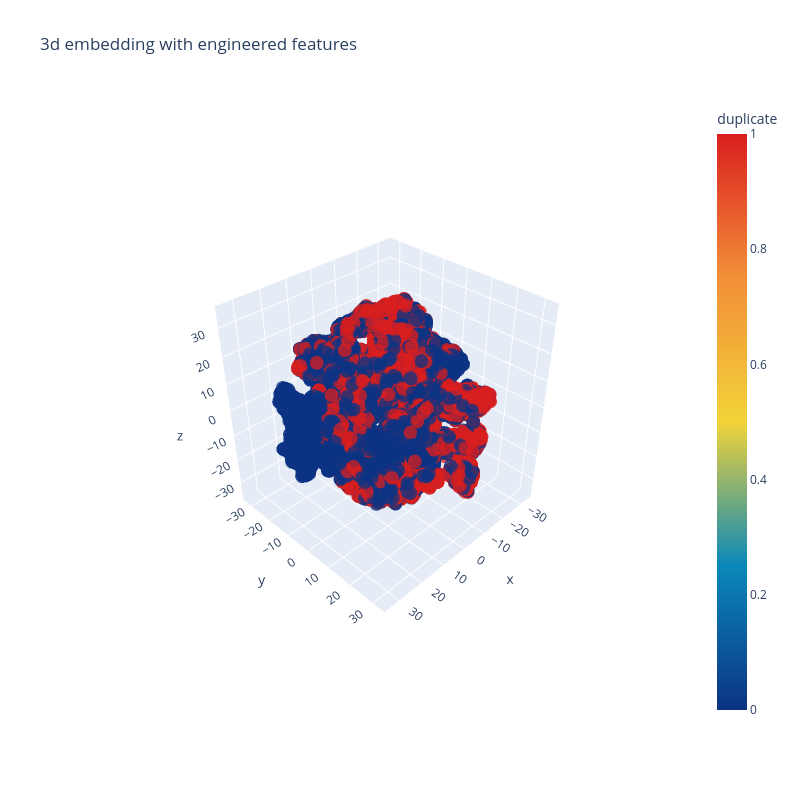

Notebook code cell kept with this figure:
### Code cell
import plotly.graph_objs as go
import plotly.tools as tls
import plotly.offline as py
py.init_notebook_mode(connected=True)

trace1 = go.Scatter3d(
    x=tsne3d[:,0],
    y=tsne3d[:,1],
    z=tsne3d[:,2],
    mode='markers',
    marker=dict(
        sizemode='diameter',
        color = y,
        colorscale = 'Portland',
        colorbar = dict(title = 'duplicate'),
        line=dict(color='rgb(255, 255, 255)'),
        opacity=0.75
    )
)

data=[trace1]
layout=dict(height=800, width=800, title='3d embedding with engineered features')
fig=dict(data=data, layout=layout)
py.iplot(fig, filename='3DBubble')

### Figure 1 — Plotly figure (JSON) as saved in the notebook; plotly's stock layout.template omitted (floating-point values rounded to 4 significant figures; data arrays with more than 128 entries replaced by an {"elided": "..."} marker saying what was removed)
{"data": [{"marker": {"color": {"elided": "40000 int values"}, "colorbar": {"title": {"text": "duplicate"}}, "colorscale": [[0, "rgb(12,51,131)"], [0.25, "rgb(10,136,186)"], [0.5, "rgb(242,211,56)"], [0.75, "rgb(242,143,56)"], [1, "rgb(217,30,30)"]], "line": {"color": "rgb(255, 255, 255)"}, "opacity": 0.75, "sizemode": "diameter"}, "mode": "markers", "type": "scatter3d", "x": {"elided": "40000 float values"}, "y": {"elided": "40000 float values"}, "z": {"elided": "40000 float values"}}], "layout": {"height": 800, "scene": {"aspectmode": "auto", "aspectratio": {"x": 1.0, "y": 0.9631, "z": 1.038}, "camera": {"center": {"x": 0, "y": 0, "z": 0}, "eye": {"x": 1.915, "y": 1.915, "z": 1.915}, "projection": {"type": "perspective"}, "up": {"x": 0, "y": 0, "z": 1}}}, "title": {"text": "3d embedding with engineered features"}, "width": 800}}
